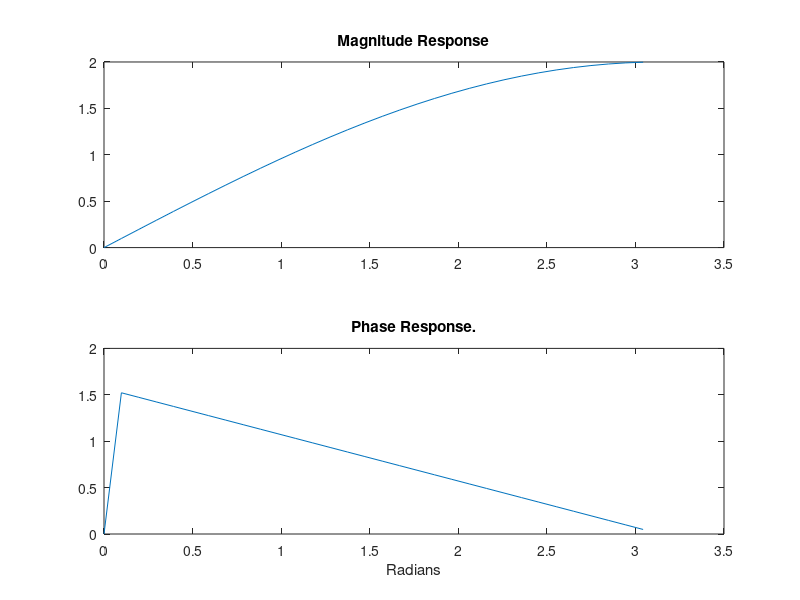

This chart was generated by the following MATLAB code:
%To open code live in matlab complier use link given below
%https://drive.mathworks.com/sharing/12a84578-1ed3-452a-bf2a-f0ae7be40a2e 
%Calculation of Frequency respone of FIR Filter (specifically a digital
%Differentiator)
%Theoretical Expression y(n) = x(n) - (n-1)

%Filter Definition 
b = [1 -1];
a = 1;

%Frequency response computation 
[h,th] = freqz(b,a,32);

%Frequency response graph
clf
figure(1)
subplot(211),plot(th,abs(h)),title('Magnitude Response'),
subplot(212),plot(th,angle(h)),title('Phase Response.'),
xlabel('Radians')